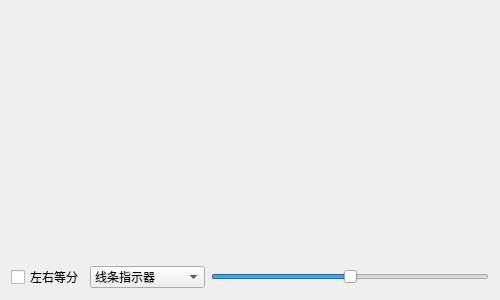
<?xml version="1.0" encoding="UTF-8"?>
<ui version="4.0">
 <class>frmGaugeMini</class>
 <widget class="QWidget" name="frmGaugeMini">
  <property name="geometry">
   <rect>
    <x>0</x>
    <y>0</y>
    <width>500</width>
    <height>300</height>
   </rect>
  </property>
  <property name="windowTitle">
   <string>Form</string>
  </property>
  <layout class="QGridLayout" name="gridLayout_2">
   <item row="1" column="2">
    <widget class="QSlider" name="horizontalSlider">
     <property name="minimum">
      <number>-100</number>
     </property>
     <property name="maximum">
      <number>100</number>
     </property>
     <property name="singleStep">
      <number>1</number>
     </property>
     <property name="orientation">
      <enum>Qt::Horizontal</enum>
     </property>
    </widget>
   </item>
   <item row="1" column="0">
    <widget class="QCheckBox" name="ckDouble">
     <property name="text">
      <string>左右等分</string>
     </property>
    </widget>
   </item>
   <item row="0" column="0" colspan="3">
    <widget class="QWidget" name="widget" native="true">
     <layout class="QGridLayout" name="gridLayout">
      <property name="leftMargin">
       <number>9</number>
      </property>
      <property name="topMargin">
       <number>9</number>
      </property>
      <property name="rightMargin">
       <number>9</number>
      </property>
      <property name="bottomMargin">
       <number>9</number>
      </property>
      <property name="spacing">
       <number>0</number>
      </property>
      <item row="1" column="0">
       <widget class="QLabel" name="labValue1">
        <property name="text">
         <string/>
        </property>
        <property name="alignment">
         <set>Qt::AlignCenter</set>
        </property>
       </widget>
      </item>
      <item row="1" column="2">
       <widget class="QLabel" name="labValue3">
        <property name="text">
         <string/>
        </property>
        <property name="alignment">
         <set>Qt::AlignCenter</set>
        </property>
       </widget>
      </item>
      <item row="4" column="0">
       <widget class="QLabel" name="labValue4">
        <property name="text">
         <string/>
        </property>
        <property name="alignment">
         <set>Qt::AlignCenter</set>
        </property>
       </widget>
      </item>
      <item row="4" column="2">
       <widget class="QLabel" name="labValue6">
        <property name="text">
         <string/>
        </property>
        <property name="alignment">
         <set>Qt::AlignCenter</set>
        </property>
       </widget>
      </item>
      <item row="1" column="1">
       <widget class="QLabel" name="labValue2">
        <property name="text">
         <string/>
        </property>
        <property name="alignment">
         <set>Qt::AlignCenter</set>
        </property>
       </widget>
      </item>
      <item row="4" column="1">
       <widget class="QLabel" name="labValue5">
        <property name="text">
         <string/>
        </property>
        <property name="alignment">
         <set>Qt::AlignCenter</set>
        </property>
       </widget>
      </item>
      <item row="0" column="2">
       <widget class="GaugeMini" name="gaugeMini3" native="true">
        <property name="sizePolicy">
         <sizepolicy hsizetype="Preferred" vsizetype="Expanding">
          <horstretch>0</horstretch>
          <verstretch>0</verstretch>
         </sizepolicy>
        </property>
       </widget>
      </item>
      <item row="3" column="2">
       <widget class="GaugeMini" name="gaugeMini6" native="true">
        <property name="sizePolicy">
         <sizepolicy hsizetype="Preferred" vsizetype="Expanding">
          <horstretch>0</horstretch>
          <verstretch>0</verstretch>
         </sizepolicy>
        </property>
       </widget>
      </item>
      <item row="0" column="0">
       <widget class="GaugeMini" name="gaugeMini1" native="true">
        <property name="sizePolicy">
         <sizepolicy hsizetype="Preferred" vsizetype="Expanding">
          <horstretch>0</horstretch>
          <verstretch>0</verstretch>
         </sizepolicy>
        </property>
       </widget>
      </item>
      <item row="3" column="1">
       <widget class="GaugeMini" name="gaugeMini5" native="true">
        <property name="sizePolicy">
         <sizepolicy hsizetype="Preferred" vsizetype="Expanding">
          <horstretch>0</horstretch>
          <verstretch>0</verstretch>
         </sizepolicy>
        </property>
       </widget>
      </item>
      <item row="3" column="0">
       <widget class="GaugeMini" name="gaugeMini4" native="true">
        <property name="sizePolicy">
         <sizepolicy hsizetype="Preferred" vsizetype="Expanding">
          <horstretch>0</horstretch>
          <verstretch>0</verstretch>
         </sizepolicy>
        </property>
       </widget>
      </item>
      <item row="0" column="1">
       <widget class="GaugeMini" name="gaugeMini2" native="true">
        <property name="sizePolicy">
         <sizepolicy hsizetype="Preferred" vsizetype="Expanding">
          <horstretch>0</horstretch>
          <verstretch>0</verstretch>
         </sizepolicy>
        </property>
       </widget>
      </item>
      <item row="2" column="0">
       <widget class="QLabel" name="label">
        <property name="text">
         <string/>
        </property>
       </widget>
      </item>
     </layout>
    </widget>
   </item>
   <item row="1" column="1">
    <widget class="QComboBox" name="cboxPointerStyle">
     <property name="minimumSize">
      <size>
       <width>100</width>
       <height>0</height>
      </size>
     </property>
     <item>
      <property name="text">
       <string>线条指示器</string>
      </property>
     </item>
     <item>
      <property name="text">
       <string>指针指示器</string>
      </property>
     </item>
     <item>
      <property name="text">
       <string>圆角指针指示器</string>
      </property>
     </item>
     <item>
      <property name="text">
       <string>三角指示器</string>
      </property>
     </item>
    </widget>
   </item>
  </layout>
 </widget>
 <customwidgets>
  <customwidget>
   <class>GaugeMini</class>
   <extends>QWidget</extends>
   <header>gaugemini.h</header>
   <container>1</container>
  </customwidget>
 </customwidgets>
 <resources/>
 <connections/>
</ui>
